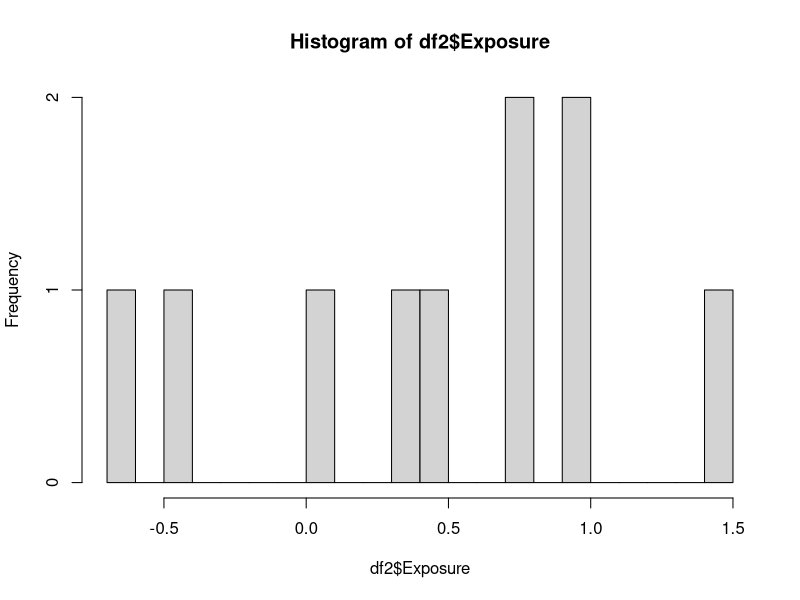
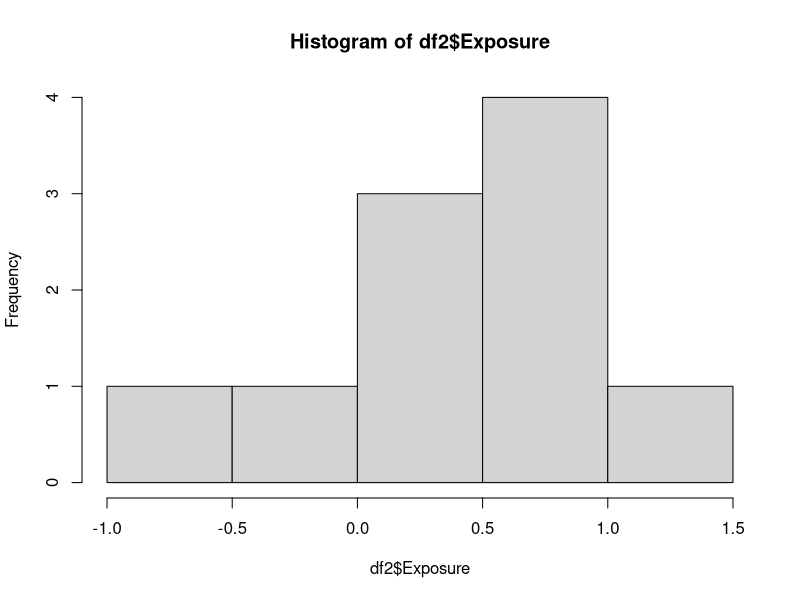
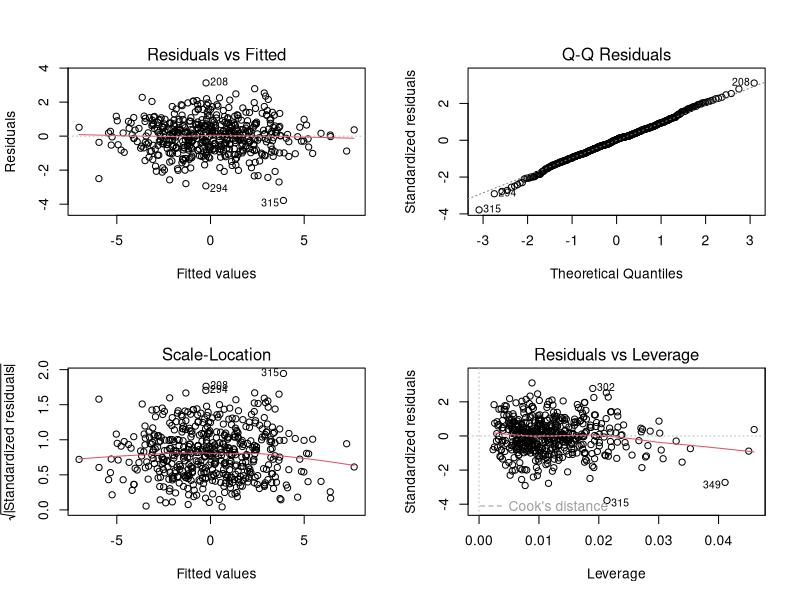
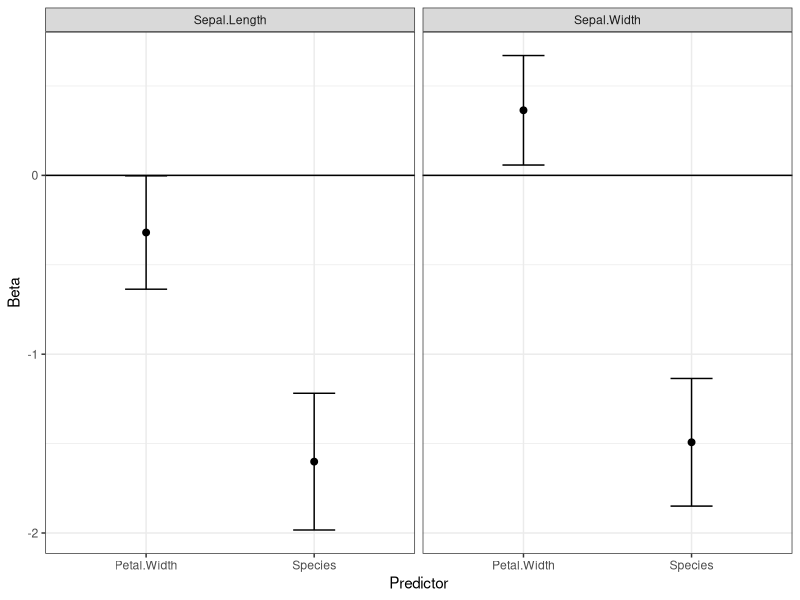

Write the R code that produced these figures, in order.
## ---- chunk 1
knitr::opts_chunk$set(echo = TRUE, fig.align="center")
## ---- chunk 2
cat(paste0("<center><img src='https://biocorecrg.github.io/CRG_RIntroduction/images/rstudio_interface.png'></center>"))
## ---- chunk 3
a<-5
8 -> pizza #right arrows are harder to read and are discouraged
var2    = 35.67

pizza_pie <- "this is a string"

#Doesn't work:
# 35.67 = var2 
# 2var <- 35.67

#You can coerce variable names with otherwise unacceptable characters using ``
`2 var` <- 8
`3$&@#` <- "seriously don't assign a variable like this even though you can"

## ---- chunk 4
18-3.45
2*3
a/pizza

2**3 #exponentiation
3%%2 #remainder after division

#You can't apply math operators to strings (also called "characters")
#Doesn't work: 
# pizza_pie/4 #Note the error message that pops up when you run this
## ---- chunk 5
a >= pizza #greater than or equal to
14 == 15 #equal to
14!=15 #not equal to
7%in%6:8 #is the left object within the vector on the right of '%in%'
!10 %in% 1:3 #opposite of within (i.e., "not in") 
## ---- chunk 6
vector1 <- c() #assigns an empty vector

vector2 <- c(a, pizza)
vector2

vector3 <- 6:10 # the single colon in R defines an adjacent integer sequence, here 6, 7, 8, 9, & 10

vector4 <- c(6:10,35,5:-2) # the colon can be used in a forward or backward direction
vector4
## ---- chunk 7
assign("vector3",6:10)
vector3
## ---- chunk 8
vector5 <- seq(to=6.5,from=1.5,by=0.5)
vector5 <- seq(1.5,6.5,0.5) #this is the same as above
vector5 <- seq(1.5,6.5,length.out=10) #have to specify the length.out since it's out of order
vector5 #Here I replace vector5 with a sequence with 10 evenly spaced values between 1.5 and 6.5

# rep is another function that repeats values
rep(c(2,4),2)
rep(c(2,4),each=2)
## ---- chunk 9
vec1<-c()
#this creates an empty vector

#numeric - continuous values
set.seed(15) #set.seed sets a seed for a random process to make it reproducible
#put any integer as the seed; here I randomly chose 15

vec1<-rnorm(20,0.5,2) #draws 20 random Normally distributed values with mean=0.5 and SD=2
class(vec1)
vec1
length(vec1)

# side note: Rounding of numeric vectors:
round(vec1,2) #rounds to hundredths
signif(vec1,2) #keeps 2 significant figures

#to how many decimal places is the numeric class accurate?
formatC(1/3,16)
formatC(1/3,20) #noise after 16 decimal places
## ---- chunk 10
#integer - integers/counts
vec2<-as.integer(vec1) #as.X coerces one class into another
class(vec2)
vec2
#here I coerce (i.e., force) the continuous "numeric" class into an "integer" class,
#  so every value is rounded to its nearest integer

#Data sampled from a Poisson or negative binomial distribution (both used to model counts) have the "integer" class
class(rpois(10,2))
## ---- chunk 11
#logical - TRUE/FALSE (also called a 'boolean')
boolean1 <- vec1<0
class(boolean1)
boolean1
which(boolean1) #returns the indices (i.e., positions) of the TRUE elements

which(vec1> -1 & vec1<1) #AND logical statement
which(vec1> -1 | vec1<1) #OR logical statement
## ---- chunk 12
#character - 'strings', i.e., non-numeric characters
vec2 <- as.character(vec1)
vec2 <- paste0(round(vec1,1),"%") #paste0 pastes characters together without a separator
class(vec2)
vec2
## ---- chunk 13
#factor - ordered strings with levels, used for unordered and ordinal strings even though
#  there's a rarely used "ordinal" class too
vec2<-as.factor(c("pizza","pie","ice cream")) #default factor level is alphanumerically ordered
class(vec2)
vec2
levels(vec2)
summary(vec2) #summary is a broad function to summarize any R object
vec2<-factor(vec2,levels=c("pizza","pie","ice cream")) #reorder factor levels
summary(vec2)
levels(vec2)<-paste0("NewName",1:3) #rename factor levels without reordering them
summary(vec2) #see also: table(vec2)
as.numeric(vec2) #shows how the factor is numerically encoded
## ---- chunk 14
#Date - dates
date1<-as.Date(c("2002-01-03","1994-12-24")) #default format; time zone defaults to your computer's
date1<-as.Date(c("01/03/2022","12/24/1994"),format="%m/%d/%Y") #same as above
class(date1)
date1
diff(date1) #default is units="days"
#use the package 'lubridate' for more time-related functions
## ---- chunk 15
#POSIXct and POSIXlt - date-times stored as a single scalar or a list, respectively
date1<-as.POSIXct(c("2001-01-01 15:00:00","2022-08-07 14:00:00")) #default format
class(date1)
date1
date1<-as.POSIXlt(date1)
class(date1)
date1$hour
## ---- chunk 16
matrix1 <- matrix(1:6,2,3,byrow=T)
matrix1

colnames(matrix1) <- paste("C",1:3,sep="")
rownames(matrix1) <- paste0("R",1:2)
matrix1
colnames(matrix1)
dimnames(matrix1)
dim(matrix1)
## ---- chunk 17
array(1:2,c(2,4,2))
## ---- chunk 18
l1<-list(Scalar=10,Vector=seq(-10,10,length.out=4),Matrix=matrix(1:9,3,3))
class(l1)
class(l1$Vector)
l1
## ---- chunk 19
df1 <- as.data.frame(matrix1)
df1
df2 <- data.frame(x=rnorm(10),y=letters[1:10])
df2
names(df2)
names(df2)<-c("Exposure","Outcome")
head(df2)
tail(df2)
summary(df2)

#let's store things related to the data frame in another list
l1 <- list()
l1[[1]]<-df2
l1[[2]]<-hist(df2$Exposure, breaks=20)
names(l1)<-c("DataFrame","Histogram")

#Can make lists like below too:
l1 <- list(DataFrame=df2,Histogram=hist(df2$Exposure))

l1$DataFrame

## ---- chunk 20
#format for making functions:
# function_name <- function(arguments) body

standev <- function(x) sqrt(var(x))

#set seed of a random process to make it reproducible
set.seed(14)
ages <- rnorm(500,30,sd=3)
# hist(ages,breaks=50)
standev(ages)
sd(ages) #here's the base R function that performs standard deviations. Note how the output is the same as our standev function.
## ---- chunk 21
nalen<- function(x) length(which(is.na(x)))
ex1 <-c(1,2,NA,-1,0,NA)
nalen(ex1)

is.na(ex1) 
which(is.na(ex1)) #gives index values of boolean
length(ex1)
length(which(!is.na(ex1)))
length(is.na(ex1))

nalen <- function(vec1, wantnacount=T){
  if(wantnacount){
    output<- length(which(is.na(ex1)))
  } else {
    output <- length(which(!is.na(ex1)))
  }
  return(output)
}
nalen(ex1,F)

df3<-mvtnorm::rmvnorm(500,rep(0,5)) 
#this creates a random multivariate Normal distribution of 5 variables with means of 0 and 0 covariance

df3<-as.data.frame(df3)
names(df3)<-paste0("x",1:5)

df3$yhat<- as.matrix(df3[,grep("x",names(df3))]) %*% c(-2,0.2,0,0,1)
df3$y <- df3$yhat + rnorm(nrow(df3))

fancy<-function(formula,Data){
  lm1<-lm(formula,Data)
  coef<-summary(lm1)$coef
  return(list(Coef=coef,Model=lm1))
}

form1<-formula(paste0("y~",paste(paste0("x",1:5),collapse="+")))
f1<-fancy(form1,df3)
names(f1)
par(mfrow=c(2,2))
plot(f1$Model)
par(mfrow=c(1,1))
# View(f1$Coef)
## ---- chunk 22
arg1<-"option_a"
if(arg1=="option_b"){
  print("arg1 is option_b")
} else if(grepl("a",arg1)){ #grepl is the logical form of grep, which searches for patterns (the latter returns indices)
  print(paste0("arg1 is option_",substr(arg1,nchar(arg1),nchar(arg1))))
} else {
  print("arg1 is not a known option")
}

set.seed(4)
testvec1<-rnorm(40)
summary(ifelse(testvec1<0,1,0)) #ifelse() is for a vector of logical expressions rather than one at a time
## ---- chunk 23
mysds<-c()
for(i in 1:3){
  mysds<-c(mysds,standev(rnorm(1000,sd=i)))
}
mysds

df2$z<-df2$Exposure+rnorm(nrow(df2))
apply(as.matrix(df2[,-2]),2,function(x) mean(x,na.rm=T))

lapply(df2[,-2],mean)
mycolmeans<-sapply(df2[,-2],mean)
names(mycolmeans)
## ---- chunk 24
head(iris) #this is a classic R example dataset included in base R

sapply(iris, class) #outputs vector, matrix, list or whatever seems to fit the output best

lapply(iris, class) #outputs a list

Pearson<-function(x,y,Data){
  cort<-cor.test(Data[,x], Data[,y])
  return(list(Coef=cort$estimate, pval=cort$p.value))
}
#function comes first in mapply but second in sapply, apply, lapply, tapply, etc.
mapply(Pearson,x=names(iris)[1:2],y=names(iris)[3:4],MoreArgs=list(Data=iris))
## ---- chunk 25
library(ggplot2)

multilm <- function(preds,outs,Data,covars=NULL){
  lmlist<-list() #empty list to fill
  outmat<-as.data.frame(matrix(NA,length(preds)*length(outs),7)) #empty data frame to fill with the for loop
  for(i in 1:length(outs)){
    for(j in 1:length(preds)){ #nested for loop
      matindex<-(1+(j-1))+((i-1)*length(preds)) #manually calculating the index for the nested loop
      if(is.null(covars)){
        thisform<-formula(paste0(outs[i],"~",preds[j]))
      } else {
        thisform<-formula(paste0(outs[i],"~",preds[j],"+",paste(covars,collapse="+")))
      }
      mylm<-lm(thisform,Data)
      lmlist[[paste0(outs[i],"~",preds[j])]]<-mylm
      outmat[matindex,1:2]<-c(outs[i],preds[j])
      outmat[matindex,c(3:4,7)]<-c(mylm$coef[2], summary(mylm)$coef[2,2], summary(mylm)$coef[2,4])
      outmat[matindex,5:6]<-confint(mylm)[2,]
    }
  }
  names(outmat)<-c("Outcome","Predictor","Beta","SE","LCI","UCI","p-value")
  forestplot <- ggplot(data=outmat, aes(x=Predictor,y=Beta)) + theme_bw() +
    geom_point(size=2) + geom_errorbar(aes(ymin=LCI,ymax=UCI),width=0.25) + 
    geom_hline(yintercept=0) +
    facet_wrap(~Outcome)
  #the above is ggplot-related code, which is important to learn for plotting
  outlist<-list(Results=outmat,ForestPlot=forestplot,LMlist=lmlist)
}

mlm1<-multilm(names(iris)[4:5],names(iris)[1:2],iris,names(iris)[3])
mlm1$Results
mlm1$ForestPlot
summary(mlm1$LMlist$`Sepal.Width~Petal.Width`)
